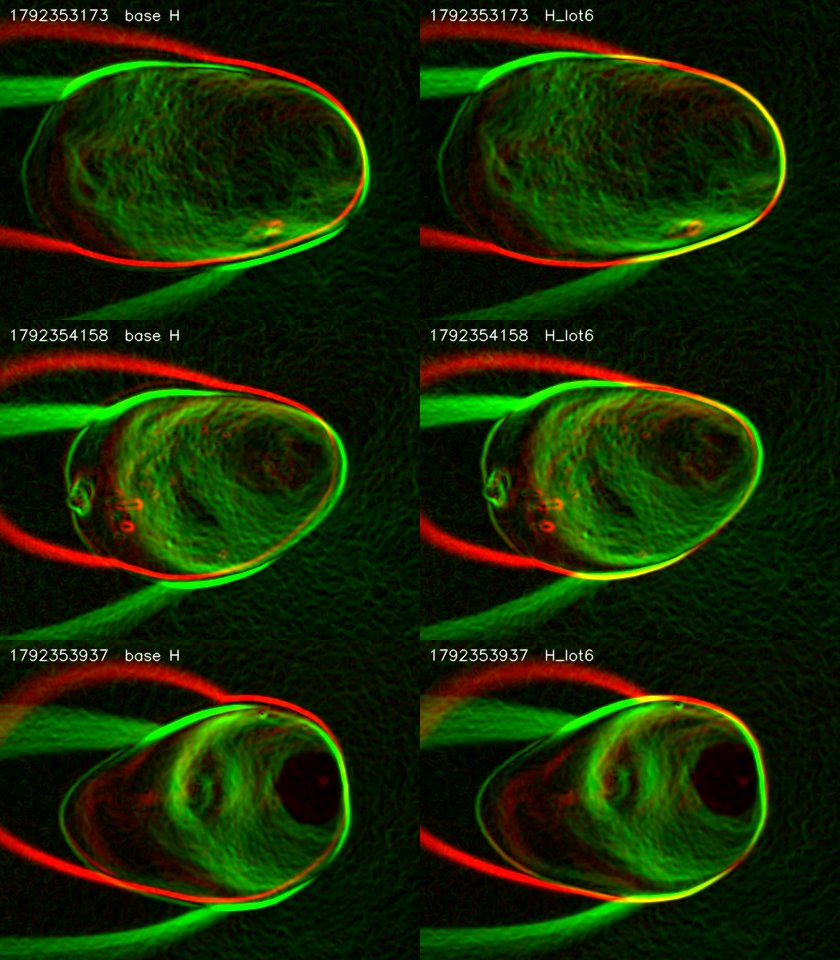
#> input picture docs/findings/2026-10-20/figures/lot6_registration_overlay.jpg, 840 x 960 px
$ python -i lot6_registration.py   (imports and definitions only)   (older library calls are emulated)
#> lines starting #> are read from the running program, lines starting #| are printed output that depends on the picture
"""Lot 6 (capture day 2026-10-18): capture selection and lot-level NIR -> RGB registration.

Analysis tooling for docs/findings/2026-10-20, not part of the training pipeline. Run from the
repository root under isolated mode:

    <venv>/bin/python -I docs/findings/2026-10-20/tools/lot6_registration.py

What it does:
  1. Applies the lot-6 selection (16 kept captures, 20 excluded) to the QC table and writes
     lot6_selection.csv.
  2. Warps the NIR of each kept pair onto the RGB grid with the project's own code path
     (src.training.nir_registration.register_nir_to_rgb and the base homography).
  3. Searches the integer shift (dx, dy) of the warped NIR that maximises the edge-map normalized
     cross-correlation (NCC) inside the fruit ROI, summed over the 16 captures: the lot shift.
  4. Composes the lot-6 homography in the project convention (RGB -> NIR):
         H_lot6 = H_base @ T(-dx, -dy)
     and verifies it by re-registering through register_nir_to_rgb (SELF-CHECK). The tool exits
     non-zero, and writes no evidence file, when the check fails.
  5. Writes matriz_homografia_lot6_20261018.npy, lot6_registration.json and lot6_selection.csv, plus an
     edge-overlay figure (base H against H_lot6) for visual confirmation.

Shift convention: the RGB pixel (x, y) is compared with the warped-NIR pixel (x - dx, y - dy), so the
corrected image is W'(p) = W(p - d) with W(p) = NIR(H p).
"""
from __future__ import annotations

import csv
import hashlib
import json
import sys
from pathlib import Path

import cv2
import numpy as np

# Isolated mode (-I) does not add the script directory to sys.path.
sys.path.insert(0, str(Path(__file__).resolve().parent))
from _paths import build_parser, resolve_roots  # noqa: E402

BASE_HOMOGRAPHY_RELATIVE = "notebooks/matriz_homografia_aruco.npy"
INCOMING_RELATIVE = "data/cache/incoming/2026-10-18"
LOT6_NPY = "matriz_homografia_lot6_20261018.npy"
LOT6_JSON = "lot6_registration.json"
LOT6_CSV = "lot6_selection.csv"
LOT6_FIGURE = "lot6_registration_overlay.jpg"
FIGURE_RELATIVE = "docs/findings/2026-10-20/figures"

# --- Lot-6 selection (decided by the dataset owner; see lot6-intake.md) ---
KEEP_TIMESTAMPS = (
    1792348876, 1792349334, 1792351957, 1792353173,
    1792353731, 1792353836, 1792353937, 1792354158,
    1792355197, 1792355284, 1792356266, 1792356345,
    1792357237, 1792357582, 1792357752, 1792357845,
)
PRE_METADATA_TIMESTAMPS = (1792336581, 1792336785, 1792336910, 1792337046)
BLOWN_OUT_MANGOS = (5, 6, 7, 8)
LATE_MINUTES = 10.0
N_KEEP, N_EXCLUDE = 16, 20

SELECTION_COLUMNS = (
    "stem", "timestamp", "local_time", "mango_id", "face", "decision", "reason",
    "qc_flags", "impacted_faces", "impact_zone", "minutes_since_impact",
)

# --- Registration parameters ---
BLUR_KSIZE = 7          # Gaussian blur before the Sobel magnitude
ROI_MARGIN = 30         # px added around the QC fruit bounding box
SEARCH = 18             # shifts searched: [-SEARCH, SEARCH] in x and y
SELF_CHECK_TOLERANCE = 1    # px: the lot shift after correction must be within this of (0, 0)
SELF_CHECK_MIN_NCC = 0.15   # mean NCC at (0, 0) after correction


# ----------------------------------------------------------------------------------------------
# Selection
# ----------------------------------------------------------------------------------------------
def _bool(value: str) -> bool:
    return str(value).strip().lower() == "true"


def _number(value: str) -> float | None:
    value = str(value).strip()
    return float(value) if value else None


# [4 lines left out: function _int_text, not called in this run]


def _faces_text(value: str) -> str:
    """Impacted faces as '1' or '1;2' (the QC table stores one number per capture)."""
    return ";".join(_int_text(part) for part in str(value).replace(";", ",").split(",") if part.strip())


def _minutes_text(value: str) -> str:
    number = _number(value)
    return "" if number is None else f"{number:g}"


# [60 lines left out: function build_selection, not called in this run]


# ----------------------------------------------------------------------------------------------
# Registration
# ----------------------------------------------------------------------------------------------
def edge_map(gray: np.ndarray) -> np.ndarray:
    """Gradient magnitude: Gaussian blur (BLUR_KSIZE) followed by the Sobel magnitude."""
    blurred = cv2.GaussianBlur(gray.astype(np.float32), (BLUR_KSIZE, BLUR_KSIZE), 0)
    return cv2.magnitude(cv2.Sobel(blurred, cv2.CV_32F, 1, 0, ksize=3), cv2.Sobel(blurred, cv2.CV_32F, 0, 1, ksize=3))


# [26 lines left out: functions fruit_roi, ncc_surface, not called in this run]


def surface_at(surface: np.ndarray, dx: int, dy: int, search: int) -> float:
    return float(surface[dy + search, dx + search])


# [14 lines left out: functions argmax_shift, compose_lot_homography, not called in this run]


def sha256_file(path: Path) -> str:
    return hashlib.sha256(Path(path).read_bytes()).hexdigest()


# [69 lines left out: functions surfaces_for, load_pairs, overlay_tile, write_overlay, not called in this run]


# ----------------------------------------------------------------------------------------------
# Main
# ----------------------------------------------------------------------------------------------
def _round(value: float) -> float:
    return round(float(value), 6)


# [138 lines left out: function main, not called in this run]


# [2 lines not run here, left out]

>>> import cv2
>>> picture = cv2.imread('../figures/lot6_registration_overlay.jpg', cv2.IMREAD_GRAYSCALE)
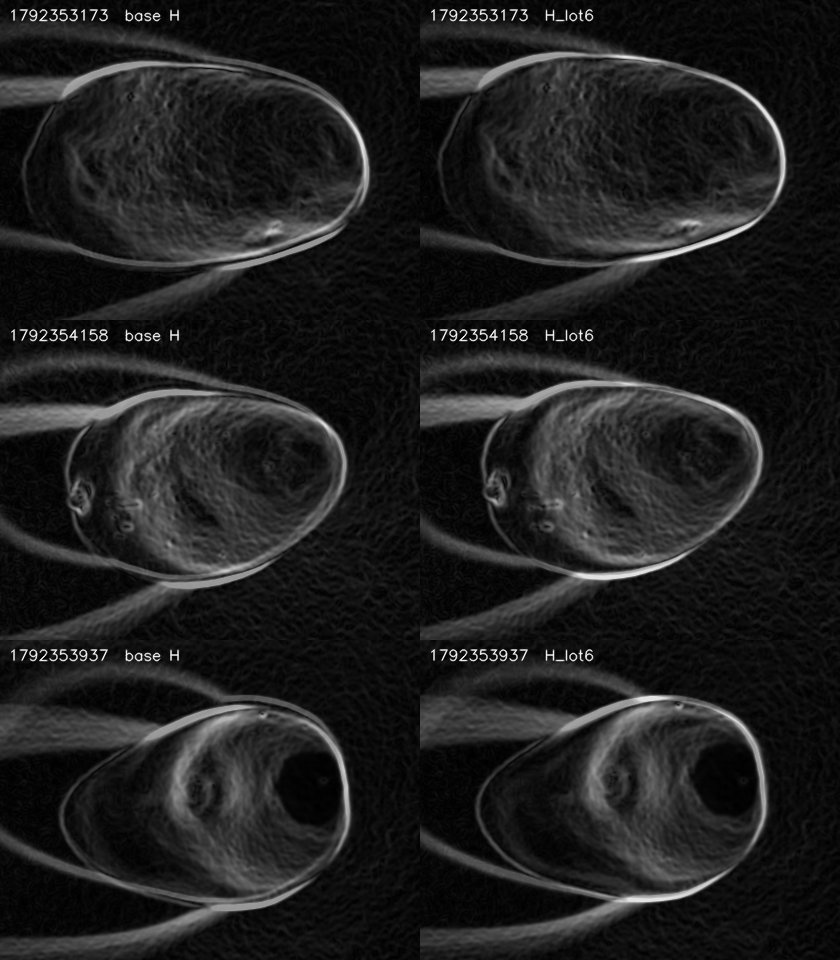
#> picture: shape (960, 840); min 0, max 255, mean 30.8
>>> result = edge_map(picture)
#> in edge_map, `return cv2.magnitude(cv2.Sobel(blurred, cv2.CV_32F, 1, 0, ksize=3), cv..`:
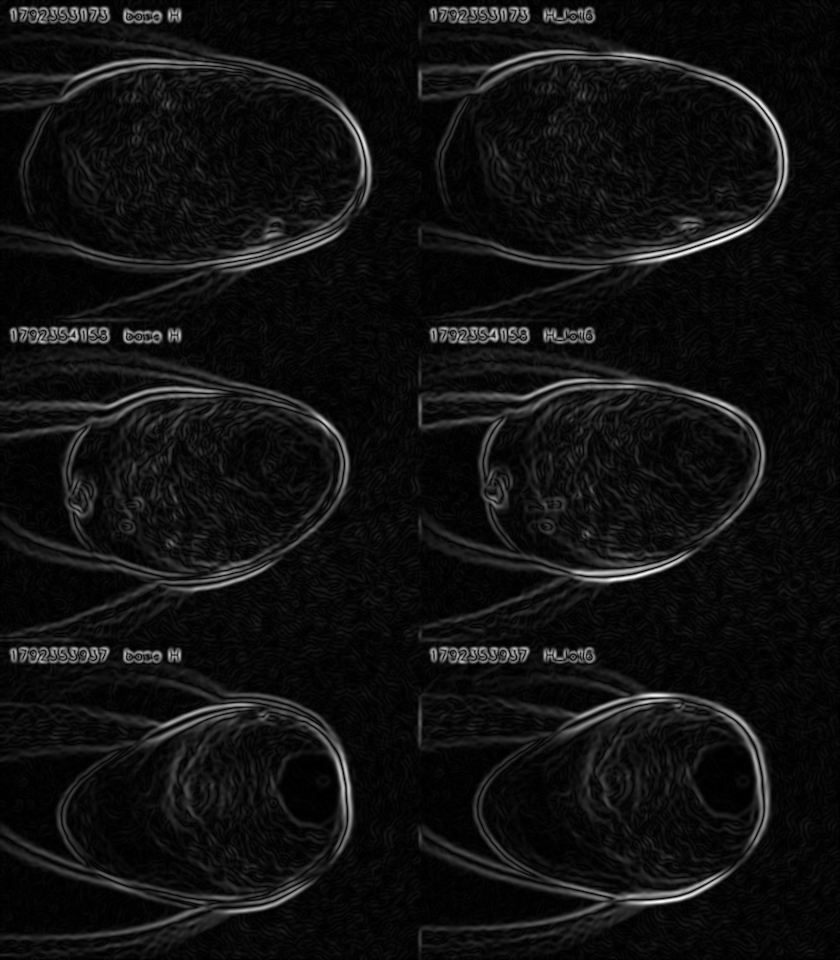
#> returned value: shape (960, 840) float32; min 0, max 407.8, mean 27.8; drawn with min black and max white
